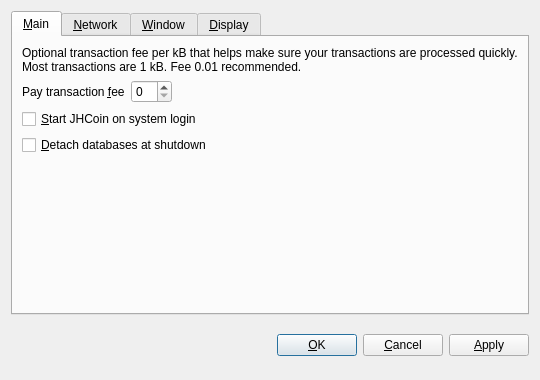
<?xml version="1.0" encoding="UTF-8"?>
<ui version="4.0">
 <class>OptionsDialog</class>
 <widget class="QDialog" name="OptionsDialog">
  <property name="geometry">
   <rect>
    <x>0</x>
    <y>0</y>
    <width>540</width>
    <height>380</height>
   </rect>
  </property>
  <property name="windowTitle">
   <string>Options</string>
  </property>
  <property name="modal">
   <bool>true</bool>
  </property>
  <layout class="QVBoxLayout" name="verticalLayout">
   <item>
    <widget class="QTabWidget" name="tabWidget">
     <property name="tabPosition">
      <enum>QTabWidget::North</enum>
     </property>
     <property name="currentIndex">
      <number>0</number>
     </property>
     <widget class="QWidget" name="tabMain">
      <attribute name="title">
       <string>&amp;Main</string>
      </attribute>
      <layout class="QVBoxLayout" name="verticalLayout_Main">
       <item>
        <widget class="QLabel" name="transactionFeeInfoLabel">
         <property name="text">
          <string>Optional transaction fee per kB that helps make sure your transactions are processed quickly. Most transactions are 1 kB. Fee 0.01 recommended.</string>
         </property>
         <property name="textFormat">
          <enum>Qt::PlainText</enum>
         </property>
         <property name="wordWrap">
          <bool>true</bool>
         </property>
        </widget>
       </item>
       <item>
        <layout class="QHBoxLayout" name="horizontalLayout_Main">
         <item>
          <widget class="QLabel" name="transactionFeeLabel">
           <property name="text">
            <string>Pay transaction &amp;fee</string>
           </property>
           <property name="textFormat">
            <enum>Qt::PlainText</enum>
           </property>
           <property name="buddy">
            <cstring>transactionFee</cstring>
           </property>
          </widget>
         </item>
         <item>
          <widget class="BitcoinAmountField" name="transactionFee"/>
         </item>
         <item>
          <spacer name="horizontalSpacer_Main">
           <property name="orientation">
            <enum>Qt::Horizontal</enum>
           </property>
           <property name="sizeHint" stdset="0">
            <size>
             <width>40</width>
             <height>20</height>
            </size>
           </property>
          </spacer>
         </item>
        </layout>
       </item>
       <item>
        <widget class="QCheckBox" name="bitcoinAtStartup">
         <property name="toolTip">
          <string>Automatically start JHCoin after logging in to the system.</string>
         </property>
         <property name="text">
          <string>&amp;Start JHCoin on system login</string>
         </property>
        </widget>
       </item>
       <item>
        <widget class="QCheckBox" name="detachDatabases">
         <property name="toolTip">
          <string>Detach block and address databases at shutdown. This means they can be moved to another data directory, but it slows down shutdown. The wallet is always detached.</string>
         </property>
         <property name="text">
          <string>&amp;Detach databases at shutdown</string>
         </property>
        </widget>
       </item>
       <item>
        <spacer name="verticalSpacer_Main">
         <property name="orientation">
          <enum>Qt::Vertical</enum>
         </property>
         <property name="sizeHint" stdset="0">
          <size>
           <width>20</width>
           <height>40</height>
          </size>
         </property>
        </spacer>
       </item>
      </layout>
     </widget>
     <widget class="QWidget" name="tabNetwork">
      <attribute name="title">
       <string>&amp;Network</string>
      </attribute>
      <layout class="QVBoxLayout" name="verticalLayout_Network">
       <item>
        <widget class="QCheckBox" name="mapPortUpnp">
         <property name="toolTip">
          <string>Automatically open the JHCoin client port on the router. This only works when your router supports UPnP and it is enabled.</string>
         </property>
         <property name="text">
          <string>Map port using &amp;UPnP</string>
         </property>
        </widget>
       </item>
       <item>
        <widget class="QCheckBox" name="connectSocks">
         <property name="toolTip">
          <string>Connect to the JHCoin network through a SOCKS proxy (e.g. when connecting through Tor).</string>
         </property>
         <property name="text">
          <string>&amp;Connect through SOCKS proxy:</string>
         </property>
        </widget>
       </item>
       <item>
        <layout class="QHBoxLayout" name="horizontalLayout_Network">
         <item>
          <widget class="QLabel" name="proxyIpLabel">
           <property name="text">
            <string>Proxy &amp;IP:</string>
           </property>
           <property name="textFormat">
            <enum>Qt::PlainText</enum>
           </property>
           <property name="buddy">
            <cstring>proxyIp</cstring>
           </property>
          </widget>
         </item>
         <item>
          <widget class="QValidatedLineEdit" name="proxyIp">
           <property name="maximumSize">
            <size>
             <width>140</width>
             <height>16777215</height>
            </size>
           </property>
           <property name="toolTip">
            <string>IP address of the proxy (e.g. 127.0.0.1)</string>
           </property>
          </widget>
         </item>
         <item>
          <widget class="QLabel" name="proxyPortLabel">
           <property name="text">
            <string>&amp;Port:</string>
           </property>
           <property name="textFormat">
            <enum>Qt::PlainText</enum>
           </property>
           <property name="buddy">
            <cstring>proxyPort</cstring>
           </property>
          </widget>
         </item>
         <item>
          <widget class="QLineEdit" name="proxyPort">
           <property name="maximumSize">
            <size>
             <width>55</width>
             <height>16777215</height>
            </size>
           </property>
           <property name="toolTip">
            <string>Port of the proxy (e.g. 9050)</string>
           </property>
          </widget>
         </item>
         <item>
          <widget class="QLabel" name="socksVersionLabel">
           <property name="text">
            <string>SOCKS &amp;Version:</string>
           </property>
           <property name="textFormat">
            <enum>Qt::PlainText</enum>
           </property>
           <property name="buddy">
            <cstring>socksVersion</cstring>
           </property>
          </widget>
         </item>
         <item>
          <widget class="QValueComboBox" name="socksVersion">
           <property name="toolTip">
            <string>SOCKS version of the proxy (e.g. 5)</string>
           </property>
          </widget>
         </item>
         <item>
          <spacer name="horizontalSpacer_Network">
           <property name="orientation">
            <enum>Qt::Horizontal</enum>
           </property>
           <property name="sizeHint" stdset="0">
            <size>
             <width>40</width>
             <height>20</height>
            </size>
           </property>
          </spacer>
         </item>
        </layout>
       </item>
       <item>
        <spacer name="verticalSpacer_Network">
         <property name="orientation">
          <enum>Qt::Vertical</enum>
         </property>
         <property name="sizeHint" stdset="0">
          <size>
           <width>20</width>
           <height>40</height>
          </size>
         </property>
        </spacer>
       </item>
      </layout>
     </widget>
     <widget class="QWidget" name="tabWindow">
      <attribute name="title">
       <string>&amp;Window</string>
      </attribute>
      <layout class="QVBoxLayout" name="verticalLayout_Window">
       <item>
        <widget class="QCheckBox" name="minimizeToTray">
         <property name="toolTip">
          <string>Show only a tray icon after minimizing the window.</string>
         </property>
         <property name="text">
          <string>&amp;Minimize to the tray instead of the taskbar</string>
         </property>
        </widget>
       </item>
       <item>
        <widget class="QCheckBox" name="minimizeOnClose">
         <property name="toolTip">
          <string>Minimize instead of exit the application when the window is closed. When this option is enabled, the application will be closed only after selecting Quit in the menu.</string>
         </property>
         <property name="text">
          <string>M&amp;inimize on close</string>
         </property>
        </widget>
       </item>
       <item>
        <spacer name="verticalSpacer_Window">
         <property name="orientation">
          <enum>Qt::Vertical</enum>
         </property>
         <property name="sizeHint" stdset="0">
          <size>
           <width>20</width>
           <height>40</height>
          </size>
         </property>
        </spacer>
       </item>
      </layout>
     </widget>
     <widget class="QWidget" name="tabDisplay">
      <attribute name="title">
       <string>&amp;Display</string>
      </attribute>
      <layout class="QVBoxLayout" name="verticalLayout_Display">
       <item>
        <layout class="QHBoxLayout" name="horizontalLayout_1_Display">
         <item>
          <widget class="QLabel" name="langLabel">
           <property name="text">
            <string>User Interface &amp;language:</string>
           </property>
           <property name="textFormat">
            <enum>Qt::PlainText</enum>
           </property>
           <property name="buddy">
            <cstring>lang</cstring>
           </property>
          </widget>
         </item>
         <item>
          <widget class="QValueComboBox" name="lang">
           <property name="toolTip">
            <string>The user interface language can be set here. This setting will take effect after restarting JHCoin.</string>
           </property>
          </widget>
         </item>
        </layout>
       </item>
       <item>
        <layout class="QHBoxLayout" name="horizontalLayout_2_Display">
         <item>
          <widget class="QLabel" name="unitLabel">
           <property name="text">
            <string>&amp;Unit to show amounts in:</string>
           </property>
           <property name="textFormat">
            <enum>Qt::PlainText</enum>
           </property>
           <property name="buddy">
            <cstring>unit</cstring>
           </property>
          </widget>
         </item>
         <item>
          <widget class="QValueComboBox" name="unit">
           <property name="toolTip">
            <string>Choose the default subdivision unit to show in the interface and when sending coins.</string>
           </property>
          </widget>
         </item>
        </layout>
       </item>
       <item>
        <widget class="QCheckBox" name="displayAddresses">
         <property name="toolTip">
          <string>Whether to show JHCoin addresses in the transaction list or not.</string>
         </property>
         <property name="text">
          <string>&amp;Display addresses in transaction list</string>
         </property>
        </widget>
       </item>
       <item>
        <spacer name="verticalSpacer_Display">
         <property name="orientation">
          <enum>Qt::Vertical</enum>
         </property>
         <property name="sizeHint" stdset="0">
          <size>
           <width>20</width>
           <height>40</height>
          </size>
         </property>
        </spacer>
       </item>
      </layout>
     </widget>
    </widget>
   </item>
   <item>
    <layout class="QHBoxLayout" name="horizontalLayout_Buttons">
     <item>
      <spacer name="horizontalSpacer_1">
       <property name="orientation">
        <enum>Qt::Horizontal</enum>
       </property>
       <property name="sizeHint" stdset="0">
        <size>
         <width>40</width>
         <height>48</height>
        </size>
       </property>
      </spacer>
     </item>
     <item>
      <widget class="QLabel" name="statusLabel">
       <property name="font">
        <font>
         <weight>75</weight>
         <bold>true</bold>
        </font>
       </property>
       <property name="text">
        <string/>
       </property>
       <property name="textFormat">
        <enum>Qt::PlainText</enum>
       </property>
       <property name="wordWrap">
        <bool>true</bool>
       </property>
      </widget>
     </item>
     <item>
      <spacer name="horizontalSpacer_2">
       <property name="orientation">
        <enum>Qt::Horizontal</enum>
       </property>
       <property name="sizeHint" stdset="0">
        <size>
         <width>40</width>
         <height>48</height>
        </size>
       </property>
      </spacer>
     </item>
     <item>
      <widget class="QPushButton" name="okButton">
       <property name="text">
        <string>&amp;OK</string>
       </property>
      </widget>
     </item>
     <item>
      <widget class="QPushButton" name="cancelButton">
       <property name="text">
        <string>&amp;Cancel</string>
       </property>
       <property name="autoDefault">
        <bool>false</bool>
       </property>
      </widget>
     </item>
     <item>
      <widget class="QPushButton" name="applyButton">
       <property name="text">
        <string>&amp;Apply</string>
       </property>
       <property name="autoDefault">
        <bool>false</bool>
       </property>
      </widget>
     </item>
    </layout>
   </item>
  </layout>
 </widget>
 <customwidgets>
  <customwidget>
   <class>BitcoinAmountField</class>
   <extends>QSpinBox</extends>
   <header>bitcoinamountfield.h</header>
  </customwidget>
  <customwidget>
   <class>QValueComboBox</class>
   <extends>QComboBox</extends>
   <header>qvaluecombobox.h</header>
  </customwidget>
  <customwidget>
   <class>QValidatedLineEdit</class>
   <extends>QLineEdit</extends>
   <header>qvalidatedlineedit.h</header>
  </customwidget>
 </customwidgets>
 <resources/>
 <connections/>
</ui>
